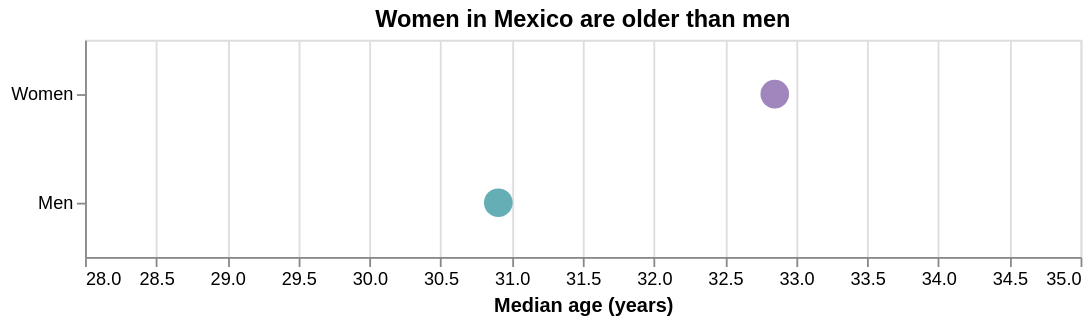

The notebook cell saved with this chart:
### Code cell
median_age = aging_data[["sex", "median_age"]]

chart = (
    alt.Chart(median_age)
    .mark_circle(size=250)
    .encode(
        x=alt.X(
            "median_age:Q",
            title="Median age (years)",
            scale=alt.Scale(domain=[28, 35])
        ),
        y=alt.Y(
            "sex:N",
            title=None,
            sort=["Women", "Men"]
        ),
        color=alt.Color(
            "sex:N",
            scale=alt.Scale(
                domain=["Women", "Men"],
                range=["#7952A3", "#258C95"]
            ),
            legend=None
        ),
        tooltip=[
            "sex:N",
            alt.Tooltip("median_age:Q", format=".1f")
        ]
    )
    .properties(
        width=550,
        height=120,
        title="Women in Mexico are older than men"
    )
)

chart

### Figure 1 — Vega-Lite specification as saved in the notebook (floating-point values rounded to 4 significant figures)
{"config": {"view": {"continuousWidth": 300, "continuousHeight": 300}}, "data": {"name": "data-5301fd79a00464fe57c677c0308f63ae"}, "mark": {"type": "circle", "size": 250}, "encoding": {"color": {"field": "sex", "legend": null, "scale": {"domain": ["Women", "Men"], "range": ["#7952A3", "#258C95"]}, "type": "nominal"}, "tooltip": [{"field": "sex", "type": "nominal"}, {"field": "median_age", "format": ".1f", "type": "quantitative"}], "x": {"field": "median_age", "scale": {"domain": [28, 35]}, "title": "Median age (years)", "type": "quantitative"}, "y": {"field": "sex", "sort": ["Women", "Men"], "title": null, "type": "nominal"}}, "height": 120, "title": "Women in Mexico are older than men", "width": 550, "$schema": "https://vega.github.io/schema/vega-lite/v6.4.1.json", "datasets": {"data-5301fd79a00464fe57c677c0308f63ae": [{"sex": "Women", "median_age": 32.85}, {"sex": "Men", "median_age": 30.91}]}}
